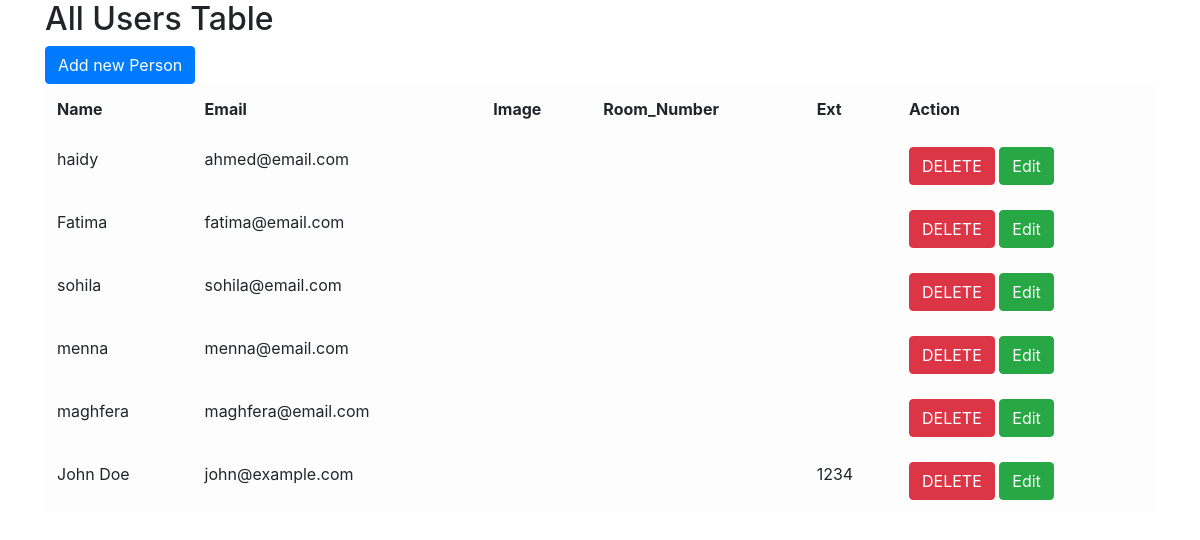
Screenshot of /alluser.php with the database file from the repository.
### tables this page shows
CREATE TABLE `users` (
  `user_id` int NOT NULL AUTO_INCREMENT,
  `name` varchar(50) NOT NULL,
  `password_hash` varchar(255) NOT NULL,
  `email` varchar(100) NOT NULL,
  `role` enum('admin','user') NOT NULL,
  `image` varchar(255) DEFAULT NULL,
  `Ext` int DEFAULT NULL,
  `room_id` int DEFAULT NULL,
  PRIMARY KEY (`user_id`),
  UNIQUE KEY `unique_email` (`email`),
  KEY `fk_room_id` (`room_id`),
  CONSTRAINT `fk_room_id` FOREIGN KEY (`room_id`) REFERENCES `rooms` (`room_id`)
);

### db.php (called while the page is built, shortened)
<?php
class DB {
    private $host = "localhost";
    private $user = "root";
    private $pass = "1234";
    private $dbname = "cafeteria_project";
    private $connection = "";
    function __construct() {
        $this->connection = new mysqli($this->host, $this->user, $this->pass, $this->dbname);
    }
    function get_data($table_name, $condition = 1){
        return $this-> connection->query("SELECT * FROM $table_name where $condition");
     }
}
?>

### alluser.php (the view, shortened to what this page needs)
<!DOCTYPE html>
<html>
<head>
    <link rel="stylesheet" href="https://stackpath.bootstrapcdn.com/bootstrap/4.5.2/css/bootstrap.min.css">
</head>
<body>
<div class="container">
    <h2>All Users Table</h2>
    <a href="register.php" class='btn btn-primary'>Add new Person</a>
    <table class="table table-light">
        <thead>
            <tr>
                <th>Name</th>
                <th>Email</th>
                <th>Image</th>
                <th>Room_Number</th>
                <th>Ext</th>
                <th>Action</th>
            </tr>
        </thead>
        <tbody>
            <?php
            require("db.php");
            $db = new DB();
            try {
                $result = $db->get_data("users");
                while ($data = $result->fetch_array(MYSQLI_ASSOC)) {
                    echo "<tr>";
                    echo "<td>{$data['name']}</td>";
                    echo "<td>{$data['email']}</td>";
                    echo "<td><img class='img-fluid w-30' src='./imgs/{$data['image']}' alt=''/></td>";
                    echo "<td>{$data['room_id']}</td>";
                    echo "<td>{$data['Ext']}</td>";
                    echo "<td>
                            <a href='delete.php?id={$data['user_id']}' class='btn btn-danger'>DELETE</a>
                            <a href='update.php?id={$data['user_id']}' class='btn btn-success'>Edit</a>
                          </td>";
                    echo "</tr>";
                }
            } catch (Exception $e) {
                echo "Error: " . $e->getMessage();
            }
            ?>
        </tbody>
    </table>
</div>
</body>
</html>

### rows the page displays
users: name "haidy", email "ahmed@email.com"
users: name "Fatima", email "fatima@email.com"
users: name "sohila", email "sohila@email.com"
users: name "menna", email "menna@email.com"
users: name "maghfera", email "maghfera@email.com"
users: name "John Doe", email "john@example.com", Ext "1234"
